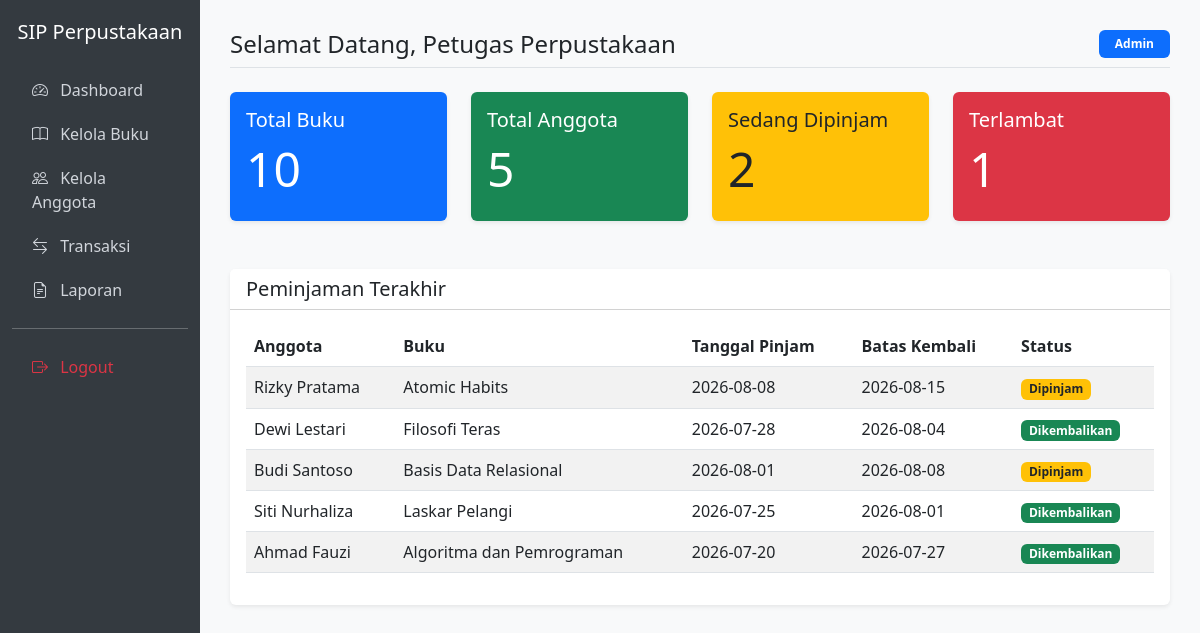
/index.php (signed in), run on the app's committed database.
### tables this page shows
CREATE TABLE IF NOT EXISTS peminjaman (
    id INT AUTO_INCREMENT PRIMARY KEY,
    kode_peminjaman VARCHAR(20) NOT NULL UNIQUE,
    anggota_id INT NOT NULL,
    buku_id INT NOT NULL,
    user_id INT NOT NULL,
    tanggal_pinjam DATE NOT NULL,
    batas_kembali DATE NOT NULL,
    tanggal_dikembalikan DATE NULL DEFAULT NULL,
    status ENUM('Dipinjam', 'Dikembalikan', 'Terlambat') DEFAULT 'Dipinjam',
    denda INT DEFAULT 0,
    created_at TIMESTAMP DEFAULT CURRENT_TIMESTAMP,
    FOREIGN KEY (anggota_id) REFERENCES anggota(id) ON DELETE CASCADE,
    FOREIGN KEY (buku_id) REFERENCES buku(id) ON DELETE CASCADE,
    FOREIGN KEY (user_id) REFERENCES users(id) ON DELETE CASCADE
);

CREATE TABLE IF NOT EXISTS anggota (
    id INT AUTO_INCREMENT PRIMARY KEY,
    kode_anggota VARCHAR(20) NOT NULL UNIQUE,
    nama VARCHAR(100) NOT NULL,
    jenis_kelamin ENUM('L', 'P') NOT NULL,
    alamat TEXT NOT NULL,
    no_telp VARCHAR(20) NOT NULL,
    email VARCHAR(100) NOT NULL,
    created_at TIMESTAMP DEFAULT CURRENT_TIMESTAMP
);

CREATE TABLE IF NOT EXISTS buku (
    id INT AUTO_INCREMENT PRIMARY KEY,
    kode_buku VARCHAR(20) UNIQUE NOT NULL,
    judul VARCHAR(255) NOT NULL,
    pengarang VARCHAR(100) NOT NULL,
    penerbit VARCHAR(100) NOT NULL,
    tahun_terbit YEAR NOT NULL,
    kategori VARCHAR(50) NOT NULL,
    stok INT NOT NULL DEFAULT 0,
    created_at TIMESTAMP DEFAULT CURRENT_TIMESTAMP
);

### index.php (the view)
<?php
require_once 'includes/header.php';
$stmt = $conn->query("SELECT COUNT(*) as total FROM buku");
$total_buku = $stmt->fetch()->total;
$stmt = $conn->query("SELECT COUNT(*) as total FROM anggota");
$total_anggota = $stmt->fetch()->total;
$stmt = $conn->query("SELECT COUNT(*) as total FROM peminjaman WHERE status = 'Dipinjam'");
$total_peminjaman = $stmt->fetch()->total;
$stmt = $conn->query("SELECT COUNT(*) as total FROM peminjaman WHERE status = 'Dipinjam' AND batas_kembali < CURDATE()");
$total_terlambat = $stmt->fetch()->total;
?>
<div class="row">
    <div class="col-md-3 mb-4">
        <div class="card bg-primary text-white">
            <div class="card-body">
                <h5 class="card-title">Total Buku</h5>
                <h2 class="display-5"><?= $total_buku ?></h2>
            </div>
        </div>
    </div>
    <div class="col-md-3 mb-4">
        <div class="card bg-success text-white">
            <div class="card-body">
                <h5 class="card-title">Total Anggota</h5>
                <h2 class="display-5"><?= $total_anggota ?></h2>
            </div>
        </div>
    </div>
    <div class="col-md-3 mb-4">
        <div class="card bg-warning text-dark">
            <div class="card-body">
                <h5 class="card-title">Sedang Dipinjam</h5>
                <h2 class="display-5"><?= $total_peminjaman ?></h2>
            </div>
        </div>
    </div>
    <div class="col-md-3 mb-4">
        <div class="card bg-danger text-white">
            <div class="card-body">
                <h5 class="card-title">Terlambat</h5>
                <h2 class="display-5"><?= $total_terlambat ?></h2>
            </div>
        </div>
    </div>
</div>
<div class="card mt-4">
    <div class="card-header bg-white">
        <h5 class="mb-0">Peminjaman Terakhir</h5>
    </div>
    <div class="card-body">
        <table class="table table-striped">
            <thead>
                <tr>
                    <th>Anggota</th>
                    <th>Buku</th>
                    <th>Tanggal Pinjam</th>
                    <th>Batas Kembali</th>
                    <th>Status</th>
                </tr>
            </thead>
            <tbody>
                <?php
                $stmt = $conn->query("SELECT p.*, a.nama as nama_anggota, b.judul as judul_buku
                                      FROM peminjaman p
                                      JOIN anggota a ON p.anggota_id = a.id
                                      JOIN buku b ON p.buku_id = b.id
                                      ORDER BY p.id DESC LIMIT 5");
                while($row = $stmt->fetch()):
                ?>
                <tr>
                    <td><?= htmlspecialchars($row->nama_anggota) ?></td>
                    <td><?= htmlspecialchars($row->judul_buku) ?></td>
                    <td><?= htmlspecialchars($row->tanggal_pinjam) ?></td>
                    <td><?= htmlspecialchars($row->batas_kembali) ?></td>
                    <td>
                        <?php if($row->status == 'Dipinjam'): ?>
                            <span class="badge bg-warning text-dark">Dipinjam</span>
                        <?php else: ?>
                            <span class="badge bg-success">Dikembalikan</span>
                        <?php endif; ?>
                    </td>
                </tr>
                <?php endwhile; ?>
            </tbody>
        </table>
    </div>
</div>
<?php require_once 'includes/footer.php'; ?>

### includes/header.php (style rules this page uses)
body { background-color: #f8f9fa; }
.card { box-shadow: 0 0.125rem 0.25rem rgba(0, 0, 0, 0.075); border: none; }

### data on the page
peminjaman: anggota.nama "Rizky Pratama", buku.judul "Atomic Habits", tanggal_pinjam "2026-08-08", batas_kembali "2026-08-15", status "Dipinjam"
peminjaman: anggota.nama "Dewi Lestari", buku.judul "Filosofi Teras", tanggal_pinjam "2026-07-28", batas_kembali "2026-08-04", status "Dikembalikan"
peminjaman: anggota.nama "Budi Santoso", buku.judul "Basis Data Relasional", tanggal_pinjam "2026-08-01", batas_kembali "2026-08-08", status "Dipinjam"
peminjaman: anggota.nama "Siti Nurhaliza", buku.judul "Laskar Pelangi", tanggal_pinjam "2026-07-25", batas_kembali "2026-08-01", status "Dikembalikan"
peminjaman: anggota.nama "Ahmad Fauzi", buku.judul "Algoritma dan Pemrograman", tanggal_pinjam "2026-07-20", batas_kembali "2026-07-27", status "Dikembalikan"

### other printed values
$_SESSION['nama_lengkap'] "Petugas Perpustakaan"
$_SESSION['role'] "Admin"
$total_buku "10"
$total_anggota "5"
$total_peminjaman "2"
$total_terlambat "1"
